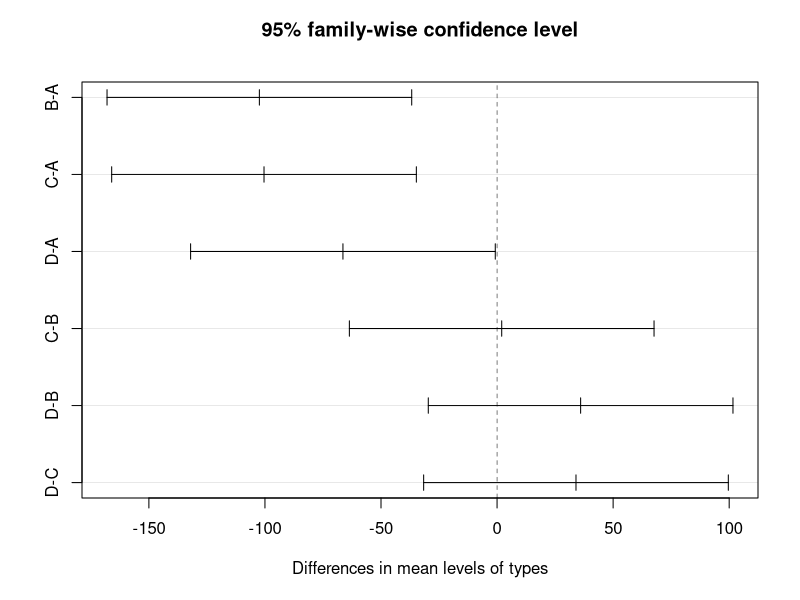
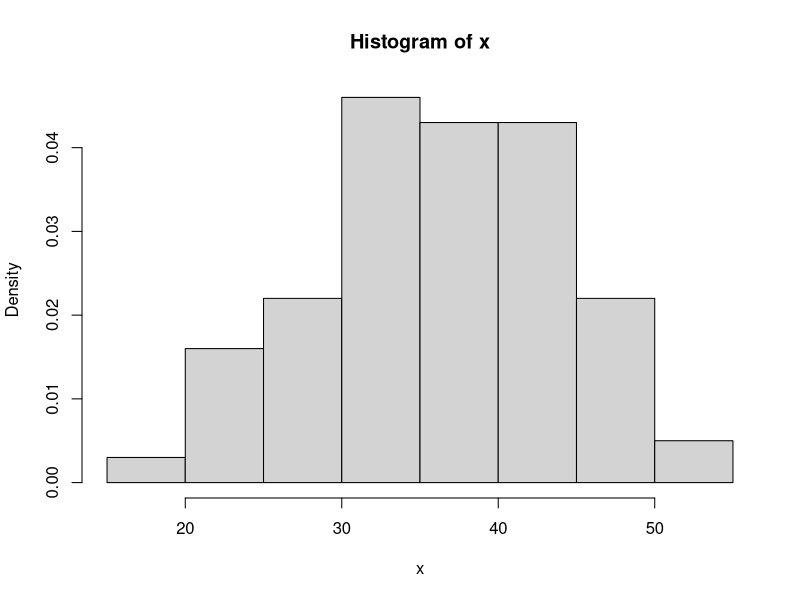
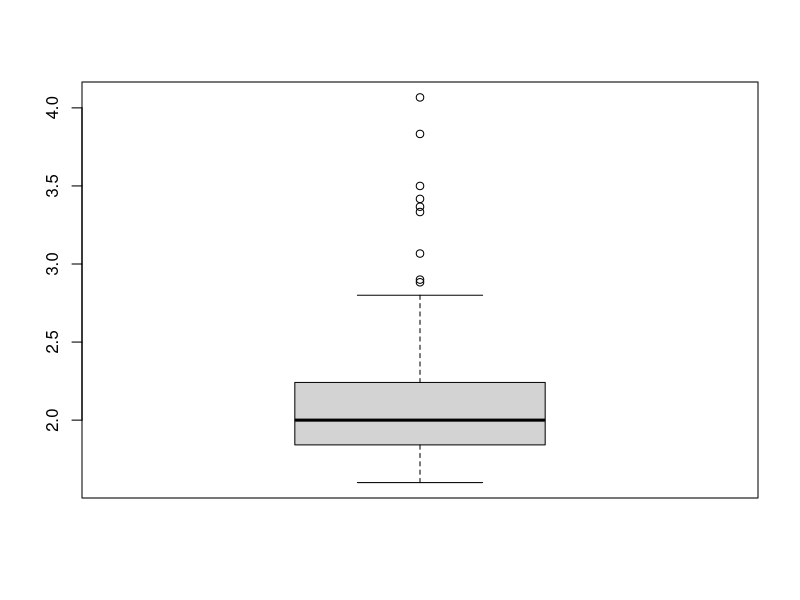

R code for these plots, in order:
# https://github.com/adamgracikowski/RPiESM/tree/main/Kolokwium/

library(MASS)
library(TeachingDemos)
library(lattice)
library(car)

can_reject <- function(pvalue, alpha) {
  if(pvalue <= alpha) {
    message("Odrzucamy H0, ponieważ ", pvalue, " ≤ ", alpha)
  } else {
    message("Nie ma podstaw do odrzucenia H0, ponieważ ", 
            pvalue, " > ", alpha)
  }
}


# kol1
# 1
data = c(20.4, 24.2, 18.6, 19.6, 23.0, 21.8)
sigma.test(data, conf.level = .95)

# 2
data = rep(c(5, 15, 25), c(7, 15, 3))
sqrt(sigma.test(data, conf.level = 0.95)$conf)
result = t.test(data, mu = 13, alternative = "greater")$p.value
can_reject(result, 0.05)

# 3
data = c(16,28,32,14,10)
alpha = .1

sum(data)/5 # można korzystać z testu
result = chisq.test(data)$p.value

can_reject(result, alpha)
# nie jest z równomiernego

# 4
data = c(1.017, 1.021, 10.015, 1.019, 1.022, 1.019)
alpha = 0.01
result = sigma.test(data, conf.level = 1-alpha, alt="greater", sigmasq=0.001)
can_reject(result$p.value, alpha)
# nie ma podstaw do odrzucenia H0 - wariancja jest równa 

alpha = 0.05
sigma.test(data, conf.level=1-alpha)

# kol2
# 1
set.seed(111)
lambda = 1/4
N = 27
x = rexp(N, lambda)
fit = fitdistr(x, "exponential")
fit$estimate
(pexp(7, fit$estimate, lower.tail = FALSE))

# 2
# Sprawdzamy, czy możemy skorzystać z prop.test():
(all(c(97, 250-97) > 5))
prop.test(97, 250, conf.level=0.99)

# 3
barley$yield
barley$site
alpha = 0.05
x = barley$yield[barley$site == "Waseca"]
result = t.test(x, mu=50, conf.level=1-alpha, alternative="less")
can_reject(result$p.value, alpha)
# H0 mu=50

# 4
alpha = 0.05
x = cats$Bwt
x1 = x[cats$Sex == "M"]
x2 = x[cats$Sex == "F"]
result = var.test(x1, x2, alternative = "two.sided")
can_reject(result$p.value, alpha)
# są różne

# 5
alpha = 0.05
x = c(-0.89, -0.13, -0.05, 1.18, 0.25)
result = ks.test(x, "pt", df=30)
can_reject(result$p.value, alpha)

# 6
times = c(163, 205, 197, 286, 172,
           87, 106, 101, 94, 123,
           82, 153, 87, 103, 96,
           104, 136, 98, 207, 146)
types = as.factor(rep(c("A", "B", "C", "D"), rep(5, 4)))
alpha = 0.05

simplify2array(tapply(
  times, 
  types, 
  function(x) { shapiro.test(x)[1:2] }))
# są normalne

(test_result <- leveneTest(times, types, center = mean))
model <- lm(times ~ types)
summary(model)
(tukey <- TukeyHSD(aov(model)))
plot(tukey)



# kol3
# 1
set.seed(123)
N <- 25
lambda <- 6
X <- rexp(N, lambda)
(fit <- fitdistr(X, "exponential"))
(qexp(0.9, fit$estimate))

# 2
x = crabs$CW
mean(x)
var(x)
median(x)
quantile(x, 0.8)

hist_data <- hist(x, freq = FALSE)
(test_result <- shapiro.test(X))
pvalue <- test_result$p.value
can_reject(pvalue, 0.05)
sqrt(sigma.test(x, conf.level=0.95)$conf.int)

# 3
(all(c(24, 500-24) > 5))
result = binom.test(24, 500, 0.04, alt="greater")
can_reject(result$p.value, 0.05)
# czyli nie mam podstaw by odrzucic że prawd.  = 0.04
# błąd na githubie gościa w kodzie?
result = binom.test(24, 500, conf.level = 0.99)
result

# 4
alpha = 0.05
data = c(22, 30, 22, 16, 10)
lambda = 2
p_data = c(dpois(0:3 , lambda = lambda), ppois(3, lambda, lower.tail = FALSE))

sum(data)*p_data
result = chisq.test(x = data , p = p_data)
can_reject(result$p.value, alpha)         
# Nie ma podstaw do odrzucenia H0, ponieważ 0.08864 > 0.01.
# Zatem badana próba losowa może pochodzić z rozważanego rozkładu.

# 5
X <- anorexia$Prewt[anorexia$Treat == "CBT"]
Y <- anorexia$Postwt[anorexia$Treat == "CBT"]
alpha = 0.05
result = t.test(X, Y, conf.level = 1-alpha, paired=TRUE, alt="l")
can_reject(result$p.value, alpha)       

delta <- 3
(test_result <- power.t.test(n = length(X), 
                             delta = delta,
                             sd = sd(Y - X),
                             sig.level = alpha,
                             type = "paired",
                             alternative = "one.sided"))
power <- test_result$power
(result <- 1 - power)

# Prawdopodobieństwo to wynosi: 0.3044165


# kol4
# 1
x = c(3.75, 4.52, -3.88, 6.85, 8.15, 6.15)
alpha = 0.05
result = shapiro.test(x)
can_reject(result$p.value, alpha)       
# Nie ma podstaw do odrzucenia H0, ponieważ 0.1118 > 0.05.
# Próba może zatem należeć do rozkładu normalnego.

(fit <- fitdistr(x, "normal"))
sqrt(sigma.test(x, sigma=3.915770, conf.level=0.95)$conf.int)

# 2
x = faithful$eruptions[faithful$waiting < 70]
summary(x)
mean(x)
sd(x)
quantile(x, 0.75)

box = boxplot(x)
box

# 3
x = Orange$circumference
alpha = 0.05
result = t.test(x, mu=100, alt="l", conf.level=1-alpha)
result
can_reject(result$p.value, alpha)
# Nie ma podstaw do odrzucenia H0, ponieważ 0.944 > 0.05.
# Zatem średnia obwodu pnia może nie być mniejsza niż 100 mm.

power.t.test(n=length(x), sd = sd(x), delta=100-90, alt="o", type="o")
result = sigma.test(x, sigma=40, alt="t", conf.level=1-alpha)
can_reject(result$p.value, alpha)
# Odrzucamy H0, ponieważ 0.0005085 ≤ 0.05.
# Możemy zatem twierdzić, że odchylenie standardowe obwodu pnia różni się
# istotnie od 40 mm.

# 4
x = Pima.te$glu[Pima.te$age > 40]
y = Pima.te$glu[Pima.te$age <= 40]
result = t.test(x, y, paired="F", conf.level=1-alpha, alt="g", var.equal=TRUE)
can_reject(result$p.value, alpha)
# tak

# b) - TREŚCI TEGO NIE MA NA GITHUBIE
# Wyznaczamy wartość estymatora odchylenia standardowego X i Y:

nX = length(X)
nY = length(Y)
varX = var(X)
varY = var(Y)
(sd_XY = sqrt(((nX - 1) * varX + (nY - 1) * varY)/(nX + nY - 2)))
# Wartość tego estymatora to: 30.14848
# W celu wyznaczenia prawdopodobieństwa korzystamy z funkcji power.t.test():

(test_result <- power.t.test(power = 0.8,
                             delta = 3, 
                             sd = sd_XY,
                             sig.level = 0.01, 
                             type="two.sample",
                             alternative="one.sided"))
(n <- ceiling(test_result$n))




# 5
x = c(234, 290, 76, 73, 69)
p = c(.3, .4, .1, .1, .1)
sum(x)*p
alpha = 5e-2
# coś tam coś tam możemy
result = chisq.test(x=x, p=p)
can_reject(result$p.value, alpha)
# Nie ma podstaw do odrzucenia H0, ponieważ 0.8835 > 0.05.
# Możemy zatem twierdzić, że rozkład preferencji klientów może być taki jak
# w treści zadania.
